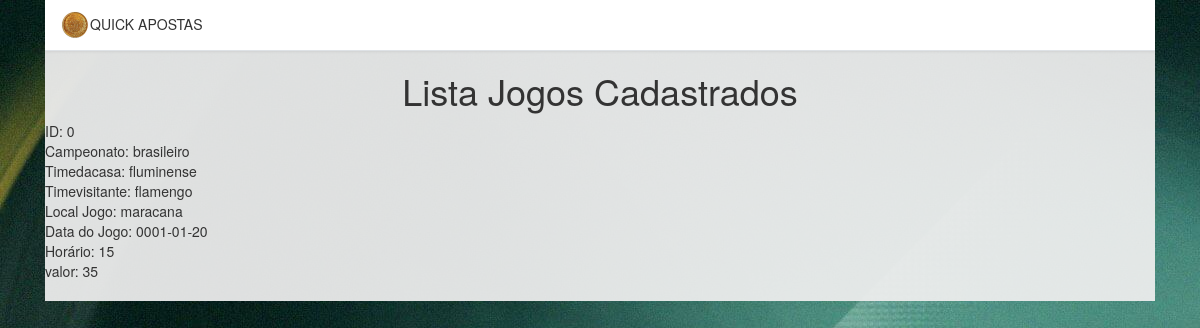
/listajogoscad.php, run on an earlier commit of the app's database.
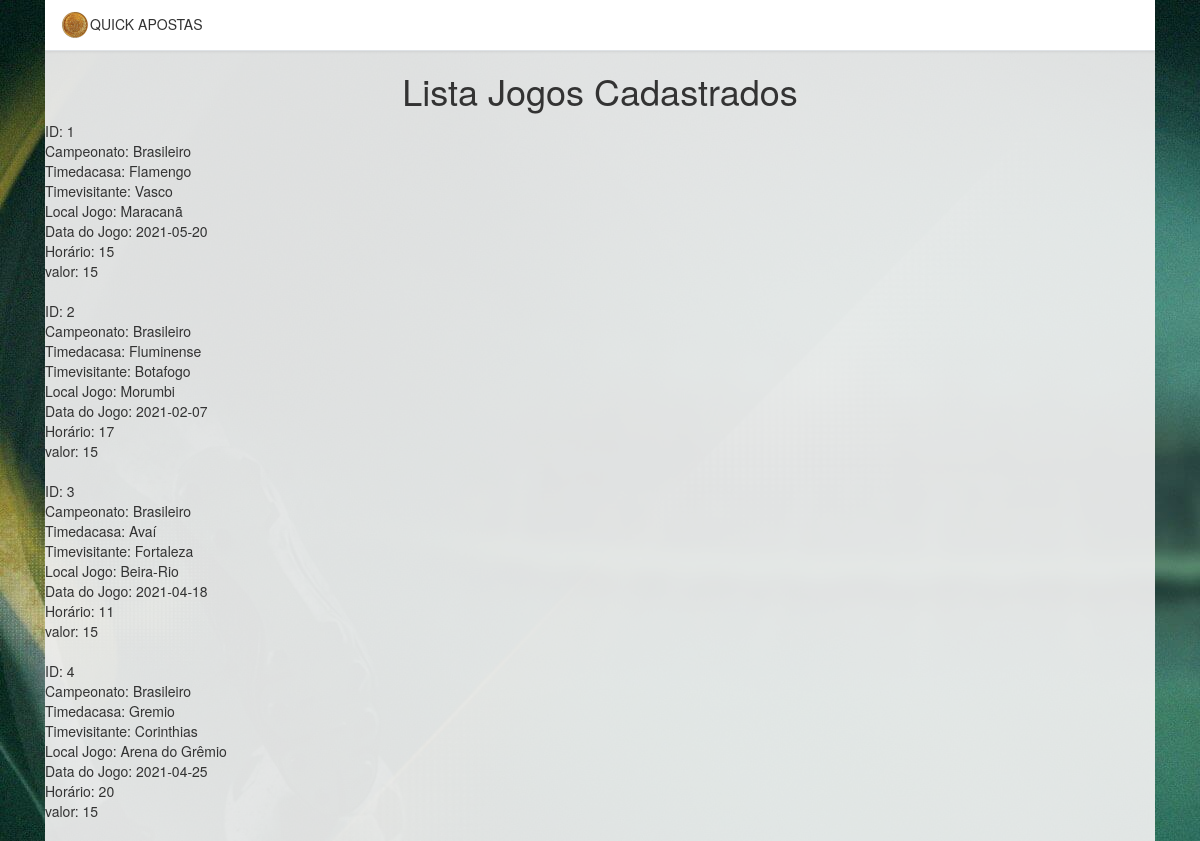
And on a later commit of the database.
### tables this page shows
CREATE TABLE `usercadastrojogos` (
  `id` int(11) NOT NULL,
  `timevisitante` varchar(220) NOT NULL,
  `datajogo` date NOT NULL,
  `horario` int(220) NOT NULL,
  `nome` varchar(220) NOT NULL,
  `valor` int(220) NOT NULL,
  `localjogo` varchar(220) NOT NULL,
  `campeonato` varchar(220) NOT NULL,
  `timedacasa` varchar(220) NOT NULL,
  `created` datetime NOT NULL,
  `modified` datetime DEFAULT NULL
);

### listajogoscad.php (the view, shortened to what this page needs)
<?php
include_once("conexao.php");
?>
<!DOCTYPE html>
<html lang="pt-br">
	<head>
<link rel="stylesheet" href="https://stackpath.bootstrapcdn.com/bootstrap/4.4.1/css/bootstrap.min.css">
  <link rel="stylesheet" href="https://maxcdn.bootstrapcdn.com/bootstrap/3.4.1/css/bootstrap.min.css">
	</head>
	<body background="img/001.jpg" >
	<div class="container">
	<div class="form-signin" style="background: #eeee">
	<div class="d-flex flex-column flex-md-row align-items-center p-3 px-md-4 mb-0 bg-white border-bottom shadow-sm" >
	<img src="img/002.jpg" width="30" height="30" class="d-inline-block left-top">
  	<h5 class="my-1 mr-md-auto ">QUICK APOSTAS</h5>
	</div>
	<div class="text-center">
		<h1>Lista Jogos Cadastrados</h1>
	</div>
		<?php
		$pagina_atual = filter_input(INPUT_GET,'pagina', FILTER_SANITIZE_NUMBER_INT);
		$pagina = (!empty($pagina_atual)) ? $pagina_atual : 1;
		$qnt_result_pg = 5;
		$inicio = ($qnt_result_pg * $pagina) - $qnt_result_pg;
		$result_usuarios = "SELECT * FROM usercadastrojogos LIMIT $inicio, $qnt_result_pg";
		$resultado_usuarios = mysqli_query($conn, $result_usuarios);
		while($row_usuario = mysqli_fetch_assoc($resultado_usuarios)){
			echo "ID: " . $row_usuario['id'] . "<br>";
			echo "Campeonato: " . $row_usuario['campeonato'] . "<br>";
			echo "Timedacasa: " . $row_usuario['timedacasa'] . "<br>";
			echo "Timevisitante: " . $row_usuario['timevisitante'] . "<br>";
			echo "Local Jogo: " . $row_usuario['localjogo'] . "<br>";
			echo "Data do Jogo: " . $row_usuario['datajogo'] . "<br>";
			echo "Horário: " . $row_usuario['horario'] . "<br>";
			echo "valor: " . $row_usuario['valor'] . "<br></br>";
		}
		?>
	</body>
</html>

What changed in the data, as far as the page shows it:
removed usercadastrojogos: id "0", campeonato "brasileiro", timedacasa "fluminense", timevisitante "flamengo", localjogo "maracana", datajogo "0001-01-20", horario "15", valor "35"
added usercadastrojogos: id "1", campeonato "Brasileiro", timedacasa "Flamengo", timevisitante "Vasco", localjogo "Maracanã", datajogo "2021-05-20", horario "15", valor "15"
added usercadastrojogos: id "2", campeonato "Brasileiro", timedacasa "Fluminense", timevisitante "Botafogo", localjogo "Morumbi", datajogo "2021-02-07", horario "17", valor "15"
added usercadastrojogos: id "3", campeonato "Brasileiro", timedacasa "Avaí", timevisitante "Fortaleza", localjogo "Beira-Rio", datajogo "2021-04-18", horario "11", valor "15"
added usercadastrojogos: id "4", campeonato "Brasileiro", timedacasa "Gremio", timevisitante "Corinthias", localjogo "Arena do Grêmio", datajogo "2021-04-25", horario "20", valor "15"
